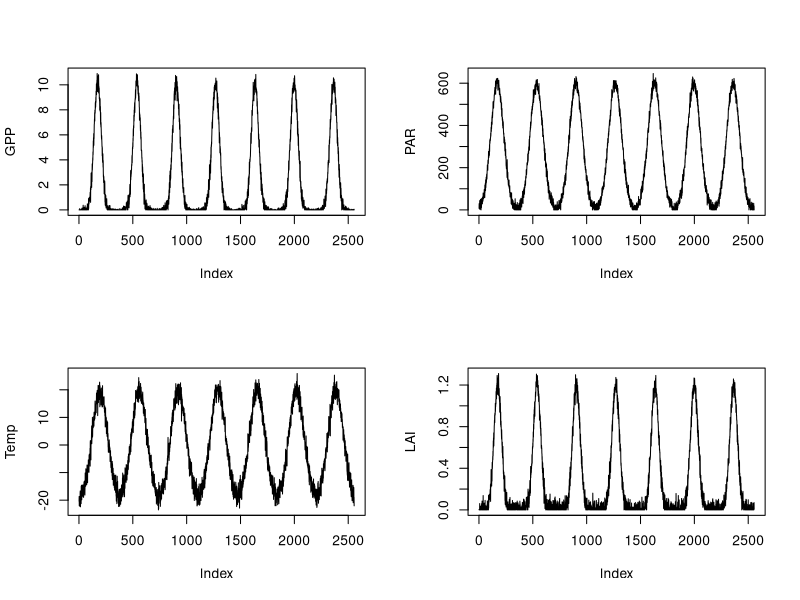
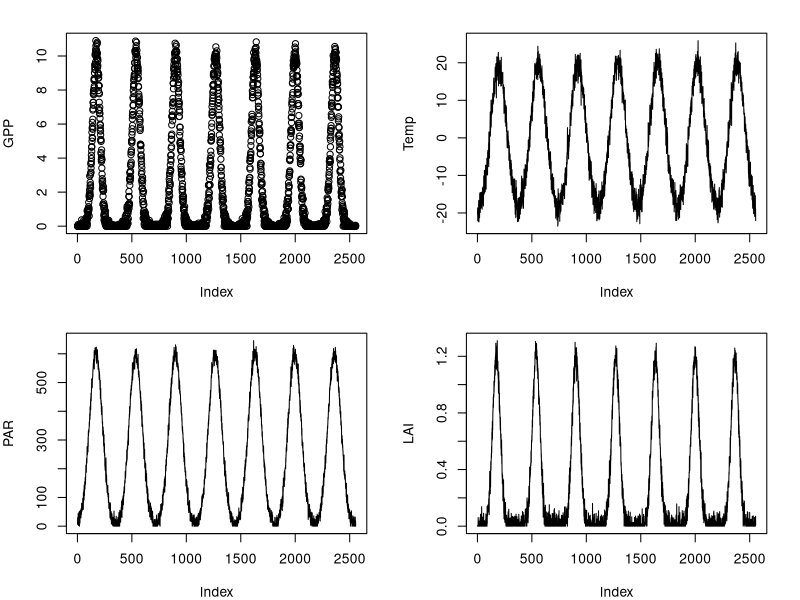
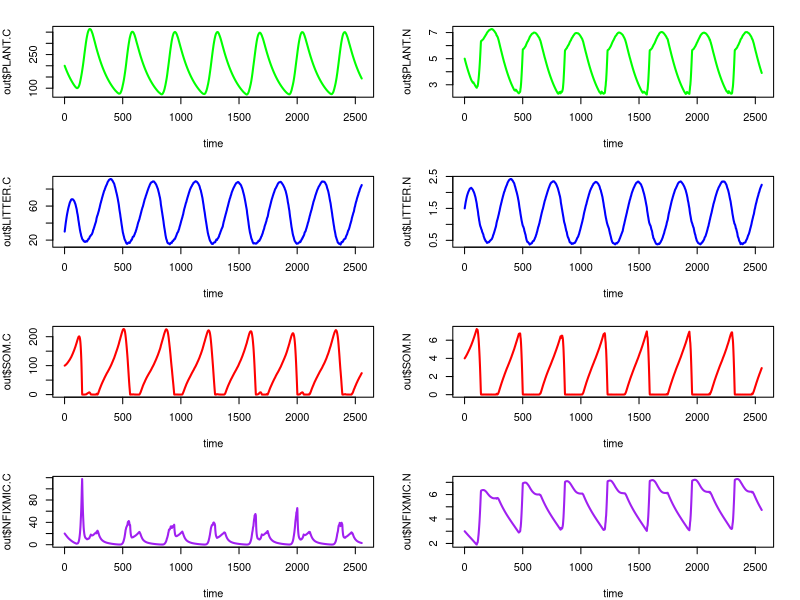
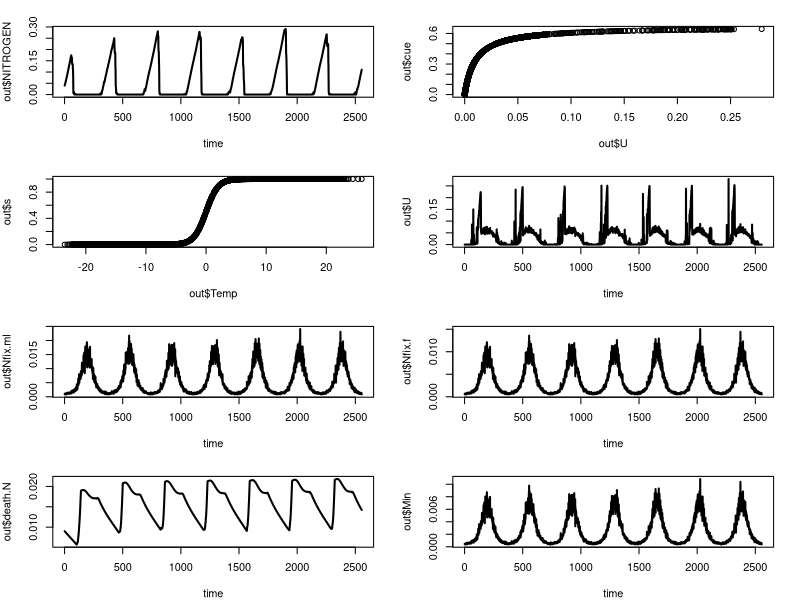
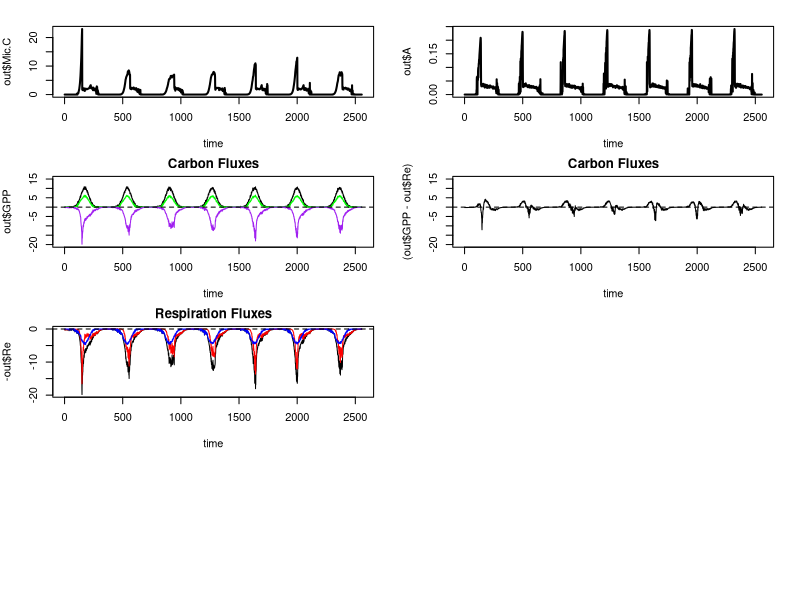
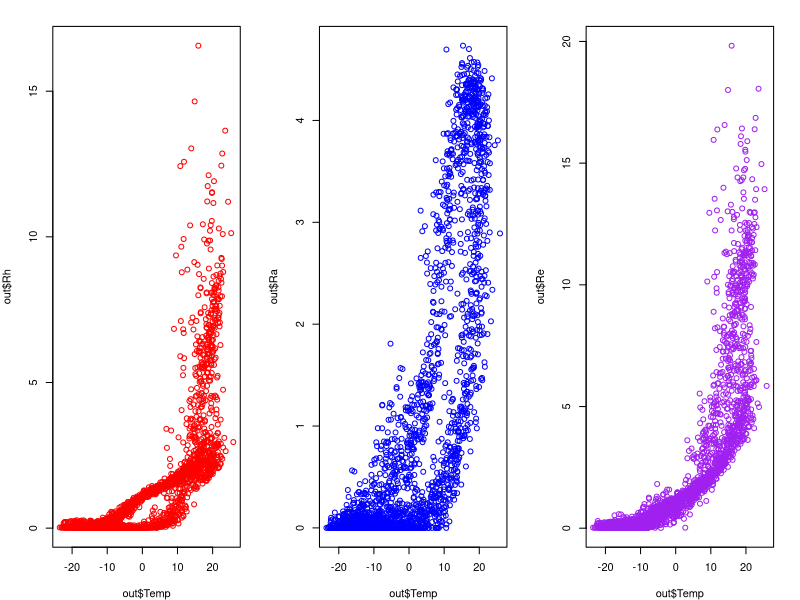

These figures' R source, in order:

library(deSolve)


numyears = 7
TIME=365*numyears
time=seq(1,TIME,1)


#using simulated data
gaussian <- function(x, a, b, c) {  #x is data, a is height, b is peak position (mean), c is width (standard deviation)
  a * exp(-((x-b)^2)/(2*(c^2))) }

Temp=gaussian(1:365, 40, 195, 70)-20
Temp=rep.int(Temp, numyears)

PAR=gaussian(1:365, 600, 170, 60)
PAR=rep.int(PAR, numyears)

LAI=gaussian(1:365, 1.2, 175, 35)
LAI=rep.int(LAI, numyears)

#make noisy
for (i in 1:TIME){
  Temp[i]=Temp[i]+rnorm(1,0,2)}


for (i in 1:TIME){
  PAR[i]=PAR[i]+rnorm(1,0,15)
  if(PAR[i]<0){PAR[i]=0}}

for (i in 1:TIME){
  LAI[i]=LAI[i]+rnorm(1,0,0.05)
  if(LAI[i]<0){LAI[i]=0}}

set.seed(1)

pmax = 14.747 #umolCO2/gN*S; maximum photosynthetic rate
E0 = 0.041 #umolCO2/umolPAR;light use efficiency
k = 0.5#m2/m2; Beer's law extinction coefficient
GPP = (pmax/k)*log((pmax+E0*PAR)/(pmax+E0*PAR*exp(-k*LAI)))*(10^-6)*12*86400
for(i in 1:TIME){
  if(GPP[i]<0){GPP[i]=0}}

par(mfrow=c(2,2))
plot(GPP, type="l")
plot(PAR, type="l")
plot(Temp, type="l")
plot(LAI, type="l")



#STATE VARIABLES
PLANT.C = 200
PLANT.N = 5
LITTER.C = 30
LITTER.N = 1.5
SOM.C = 100
SOM.N = 4
NFIXMIC.C=20
NFIXMIC.N=3
NITROGEN = 0.04

state = c(PLANT.C = PLANT.C,
          PLANT.N = PLANT.N,
          LITTER.C = LITTER.C,
          LITTER.N = LITTER.N,
          SOM.C = SOM.C,
          SOM.N = SOM.N,
          NFIXMIC.C = NFIXMIC.C,
          NFIXMIC.N = NFIXMIC.N,
          NITROGEN = NITROGEN)


#parameters
q10 = 2 #q10
t1 = 0.05 #Rh constant
t2 = 0.007 #Litter rate constant; Hobbie 2002
t3 = 0.03 #Decomp rate constant
t4 = 0.8 #constant representing plant and microbial competition for N
t5 = 0.2 #microbial carbon uptake constant
t6 = 0.05 #microbial nitrogen uptake constant
t7 = 5 #plant nitrogen uptake constant 
t8 = 0.003 #microbial death rate
t9 = 0.05 #plant half saturation constant for N uptake
t10 = 0.1 #microbial half saturation constant for N and C uptake


Temp.d1 <- approxfun(x=time, y=Temp, method="linear", rule=2)
GPP.d1 <- approxfun(x=time, y=GPP, method="linear", rule=2)



model<-function(t,state,parms)
{
  with(as.list(c(state)),{ #start of with(as.list(...
    
    Temp=Temp.d1(t)
    GPP=GPP.d1(t)
    
    
    #FLUXES
    s=1/(1+exp(-Temp))
    U = (t7*(PLANT.C)*(NITROGEN/(t9+NITROGEN)))*s
    k=0.01*exp(-0.01*U)
    cue=(U/(k+U))/1.5
    NPP = cue*GPP #cue*GPP
    Ra = (1-cue)*GPP
    
    
    L.C = t2*PLANT.C
    L.N = t2*PLANT.N
    
    D.C = t3*LITTER.C*q10^(Temp/10)
    D.N = t3*LITTER.N*q10^(Temp/10)
    
    Mic.C = t5*NFIXMIC.C*(SOM.C/(t10+SOM.C))*s
    Mic.N = t6*NFIXMIC.N*(SOM.N/(t10+SOM.N))*s
    A = t4*Mic.N
  
    Min = 0.0018*(q10^(Temp/10)) #gN/m2*day mineralization rate per day; Hobbie 2002
    Nfix.ml = 0.004*(q10^(Temp/10)) #gN/m2*day #rate of N fixed by mosses and lichens; Porada 2013; could be conservative estimate
    Nfix.f = 0.0025*(q10^(Temp/10)) #gN/m2*day rate of N fixed by fungi/mycorrhizae; Hobbie 2006
    death.C=t8*NFIXMIC.C
    death.N=t8*NFIXMIC.N    
    Ndep = 0.00015 #gN/m2*day deposition rate
    
    Rh = t1*NFIXMIC.C*q10^(Temp/10)
    Re= Ra+Rh
    
    
    #differential equations
    dPLANT.C = NPP-L.C
    dPLANT.N = U-L.N
    dLITTER.C = L.C-D.C
    dLITTER.N = L.N-D.N
    dSOM.C = D.C+death.C-Mic.C
    dSOM.N = D.N+death.N+Ndep-Mic.N-A
    dNFIXMIC.C=Mic.C-death.C-Rh
    dNFIXMIC.N=Mic.N-death.N-Nfix.ml-Nfix.f-Min
    dNITROGEN = A+Nfix.ml+Nfix.f+Min-U
    
    #what to output
    
    list(c(dPLANT.C,
           dPLANT.N,
           dLITTER.C,
           dLITTER.N,
           dSOM.C,
           dSOM.N,
           dNFIXMIC.C,
           dNFIXMIC.N,
           dNITROGEN
           
    ),
    c(Temp=Temp.d1(t),
      GPP=GPP.d1(t),
      NPP=NPP,
      Ra=Ra,
      Rh=Rh,
      Re=Re,
      U=U,
      L.C=L.C,
      L.N=L.N,
      D.C=D.C,
      D.N=D.N,
      Mic.N=Mic.N,
      Mic.C=Mic.C,
      death.C=death.C,
      death.N=death.N,
      Min=Min,
      Nfix.ml=Nfix.ml,
      Ndep=Ndep,
      A=A,
      s=s,
      Nfix.f=Nfix.f,
      cue = cue
    ))
    
  })  #end of with(as.list(...
} #end of model



TimeFrom = 1
TimeEnd = TIME

Time = TimeFrom
out = NULL


while (Time < TimeEnd)
{
  times=seq(TimeFrom, TimeEnd, 1) 
  if (length(times)>1) {
    out1    <- as.data.frame(ode(y=state,times=times,func=model,parms=0)) #integrate
    out     <- rbind(out,out1)
    
    lout    <- nrow(out1)          #last element of output
    
    state   <-c(PLANT.C= out1[lout, "PLANT.C"], 
                PLANT.N= out1[lout, "PLANT.N"],
                SOM.C= out1[lout, "SOM.C"],
                SOM.N= out1[lout, "SOM.N"],
                LITTER.C= out1[lout, "LITTER.C"], 
                LITTER.N= out1[lout, "LITTER.N"],
                NFIXMIC.C=out1[lout, "NFIXMIC.C"],
                NFIXMIC.N=out1[lout, "NFIXMIC.N"],
                NITROGEN= out1[lout, "NITROGEN"]
                
    )    
    
    Time <- TimeEnd #RESET TIME, STATE VARIABLES
  }
}





#PLOTS for presentation
#Forcing data
par(mfrow=c(2,2), mar=c(4,4,2,2))
plot(GPP)
plot(Temp, type="l")
plot(PAR, type="l")
plot(LAI, type="l")


#change in stocks
par(mfrow=c(4,2),mar=c(4,4,2,2))
plot(out$PLANT.C~time, type="l", col="green", lwd=2)
plot(out$PLANT.N~time, type="l", col="green", lwd=2)
plot(out$LITTER.C~time, type="l", col="blue", lwd=2)
plot(out$LITTER.N~time, type="l", col="blue", lwd=2)
plot(out$SOM.C~time, col="red", type="l", lwd=2)
plot(out$SOM.N~time, col="red", type="l", lwd=2)
plot(out$NFIXMIC.C~time, col="purple", type="l", lwd=2)
plot(out$NFIXMIC.N~time, col="purple", type="l", lwd=2)

plot(out$NITROGEN~time, col="black", type="l", lwd=2)

plot(out$cue~out$U)
plot(out$s~out$Temp)
plot(out$U~time, type="l",  col="black", lwd=2)
plot(out$Nfix.ml~time, type="l",  col="black", lwd=2)
plot(out$Nfix.f~time, type="l",  col="black", lwd=2)
plot(out$death.N~time, type="l",  col="black", lwd=2)
plot(out$Min~time, type="l",  col="black", lwd=2)
plot(out$Mic.C~time, type="l",  col="black", lwd=2)
plot(out$A~time, type="l",  col="black", lwd=2)

#Carbon fluxes
plot(out$GPP~time, type="l", main="Carbon Fluxes", ylim=c(-20, 15))
lines(out$NPP~time, col="green")
lines(-out$Re~time, col="purple")
abline(h=0, lty=2)

plot((out$GPP-out$Re)~time, type="l", main="Carbon Fluxes", ylim=c(-20, 15))
abline(h=0, lty=2)

plot(-out$Re~time, type="l", main="Respiration Fluxes", col="black")
lines(-out$Rh~time, col="red")
lines(-out$Ra~time, col="blue")
abline(h=0, lty=2)

par(mfrow=c(1,3),mar=c(4,4,2,2))
plot(out$Rh~out$Temp, col="red")
plot(out$Ra~out$Temp, col="blue")
plot(out$Re~out$Temp, col="purple")
